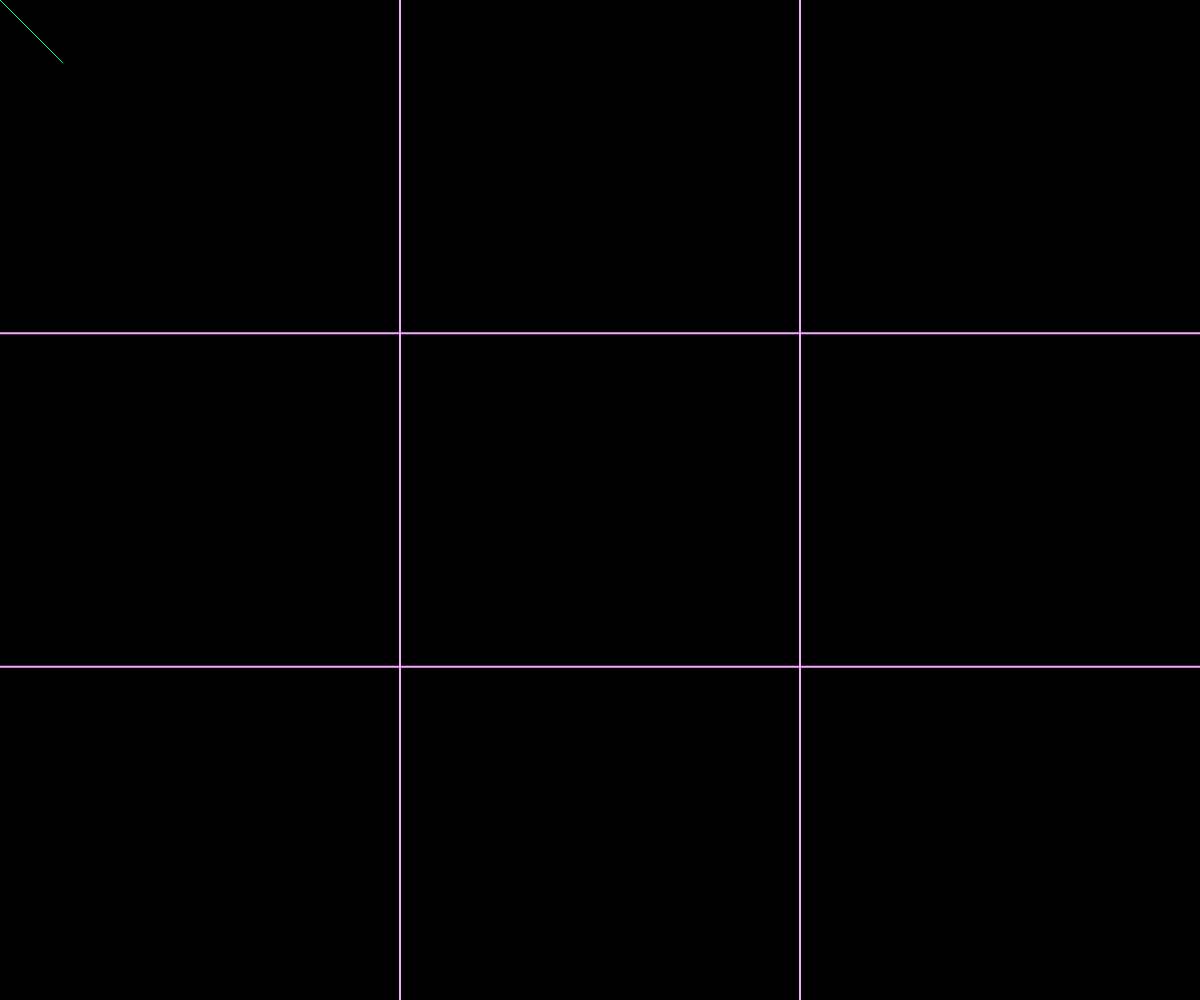
Frame 1 (no input)
Frame 60 (no input): identical to frame 1, image omitted
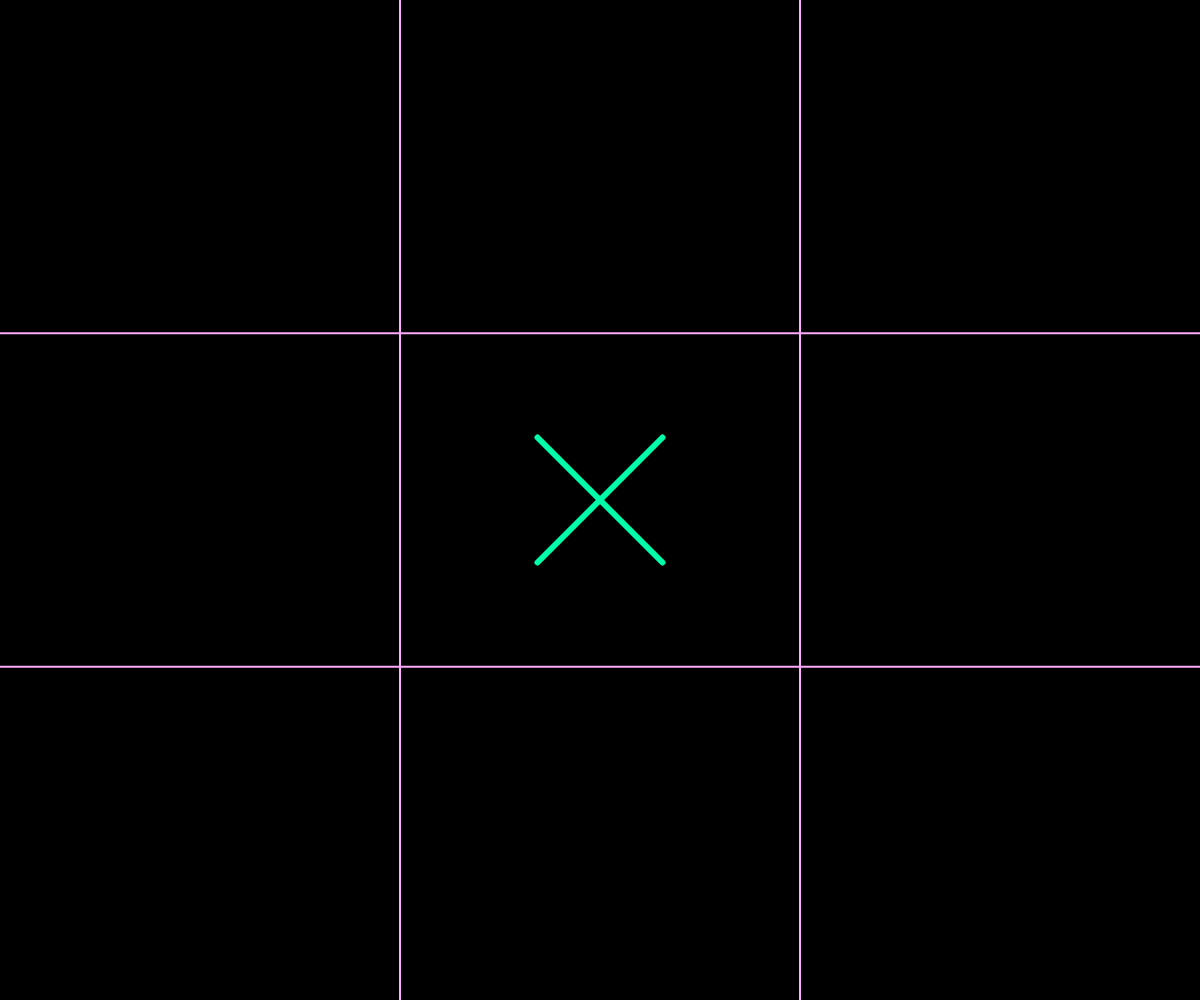
Frame 120 (the mouse pressed at the canvas centre since frame 60)

The p5.js sketch that drew these frames (run headless with seeded random() and noise() and a simulated clock; from frame 60 on, the mouse is pressed at the canvas centre):

// p5.js sketch
// ── sketch.js
var cnv;

var board = [
	" ", " ", " ",
	" ", " ", " ",
	" ", " ", " "
];
// board = [
// 	"x", " ", " ",
// 	" ", "o", " ",
// 	" ", " ", "x"
// ];

var currMarker = "x";

var winner = {"positions": [], "marker": " "};

// Processing functions
function setup() {
	cnv = createCanvas(windowWidth, windowHeight);
	background("#000");
	// cnv.position( (windowWidth - width) / 2, (windowHeight - height) / 2);
	// console.log(cnv);
}

function draw() {
	// Background
	background("#000");

	// Grid
	strokeWeight(2);
	stroke("#faf");
	line(0, height/3, width, height/3);
	line(0, height*2/3, width, height*2/3);
	line(width/3, 0, width/3, height);
	line(width*2/3, 0, width*2/3, height);

	// ellipse(50, 50, 80, 80);

	// Existing bits
	noFill();
	strokeWeight(6);
	for (var i=0; i<board.length; i++) {
		drawBoardCell(i, board[i]);
	}

	// Mouse hover
	if (!isGameOver()) {
		strokeWeight(1);
		drawMarkerHover();
	}
}

function mousePressed() {
	if (!isGameOver()) {
		placeMarker(mouseX, mouseY);
		winner = determineWinner();
	}
}

function windowResized() {
  resizeCanvas(windowWidth, windowHeight);
}


// Custom functions
function drawBoardCell(i, marker) {
	var markerSize = Math.min(width, height);
	var posX = ((i%3) * width/3) + (width/6); // Cell, then center of cell
	var posY = (Math.floor(i/3) * height/3) + (height/6);

	if (marker == "x") {
		// Winning markers
		if (marker == winner["marker"] && winner["positions"].indexOf(i) >= 0) {
			strokeWeight(36);
			stroke("#0a9");

			line(posX - markerSize/16, posY - markerSize/16, posX + markerSize/16, posY + markerSize/16);
			line(posX + markerSize/16, posY - markerSize/16, posX - markerSize/16, posY + markerSize/16);
		}


		strokeWeight(6);
		stroke("#0fa");

		// Diagonal lines
		line(posX - markerSize/16, posY - markerSize/16, posX + markerSize/16, posY + markerSize/16);
		line(posX + markerSize/16, posY - markerSize/16, posX - markerSize/16, posY + markerSize/16);
	}
	else if (marker == "o") {
		// Winning markers
		if (marker == winner["marker"] && winner["positions"].indexOf(i) >= 0) {
			strokeWeight(36);
			stroke("#09a");

			ellipse(posX, posY, markerSize/8, markerSize/8);
		}

		strokeWeight(6);
		stroke("#0af");
		ellipse(posX, posY, markerSize/8, markerSize/8);
	}
}

function placeMarker(x, y) {
	// var i = ((x/width) % 3) + ((y/height) % 3);
	var i = getBoardPositionFromCoordinates(x, y);

	if (!isBoardPositionOccupied(i)) {
		board[i] = currMarker; // Place
		currMarker = currMarker == "x" ? "o" : "x"; // Switch marker
	}
}

function drawMarkerHover() {
	if (isBoardPositionOccupied(getBoardPositionFromCoordinates(mouseX, mouseY))) {
		return;
	}

	var markerSize = Math.min(width, height);


	if (currMarker == "x") {
		stroke("#0fa");

		// Diagonal lines
		line(mouseX - markerSize/16, mouseY - markerSize/16, mouseX + markerSize/16, mouseY + markerSize/16);
		line(mouseX + markerSize/16, mouseY - markerSize/16, mouseX - markerSize/16, mouseY + markerSize/16);
	}
	else if (currMarker == "o") {
		stroke("#0af");
		ellipse(mouseX, mouseY, markerSize/8, markerSize/8);
	}
}

function getBoardPositionFromCoordinates(x, y) {
	var i = (Math.floor((x/width) * 3)) + (Math.floor((y/height) * 3) * 3);
	return i;
}

function isBoardPositionOccupied(i) {
	return board[i] != " ";
}

// Determine winner of the game
function determineWinner() {
	// var isGameOver = false;
	var winningPositions = [];
	var winningMarker = " ";

	// Set up position indices and steps
	var horizontalPositions = [0, 3, 6];
	var horizontalStep = 1;

	var verticalPositions = [0, 1, 2];
	var verticalStep = 3;

	var diagonalTopLeftPositions = [0];
	var diagonalTopLeftStep = 4;

	var diagonalTopRightPositions = [2];
	var diagonalTopRightStep = 2;

	// Composite horizontal, vertical, diagonal
	var dataToCheck = [
		{"positions": horizontalPositions, "step": horizontalStep},
		{"positions": verticalPositions, "step": verticalStep},
		{"positions": diagonalTopLeftPositions, "step": diagonalTopLeftStep},
		{"positions": diagonalTopRightPositions, "step": diagonalTopRightStep},
	];

	// Check all possible winning combos
	for (var positionStepPairIndex=0; positionStepPairIndex < dataToCheck.length; positionStepPairIndex++) {
		var positions = dataToCheck[positionStepPairIndex]["positions"];
		var step = dataToCheck[positionStepPairIndex]["step"];

		// Each starting position for h, v, d
		for (var startingPositionIndex=0; startingPositionIndex < positions.length; startingPositionIndex++) {
			var startingPosition = positions[startingPositionIndex];
			if (board[startingPosition] == board[startingPosition + step] &&
				board[startingPosition] == board[startingPosition + (step*2)] &&
				board[startingPosition] != " ") {
				winningPositions = [startingPosition,
									startingPosition + step,
									startingPosition + (step*2)];
				winningMarker = board[startingPosition];
				console.log("We have a winner!");
			}
		}
	}

	console.log("winningPositions:");
	console.log(winningPositions);
	console.log("winningMarker = " + winningMarker);

	return {"positions": winningPositions, "marker": winningMarker};
}

// Checks if game is over
function isGameOver() {
	// console.log(winner);
	return winner["marker"] != " ";
}
